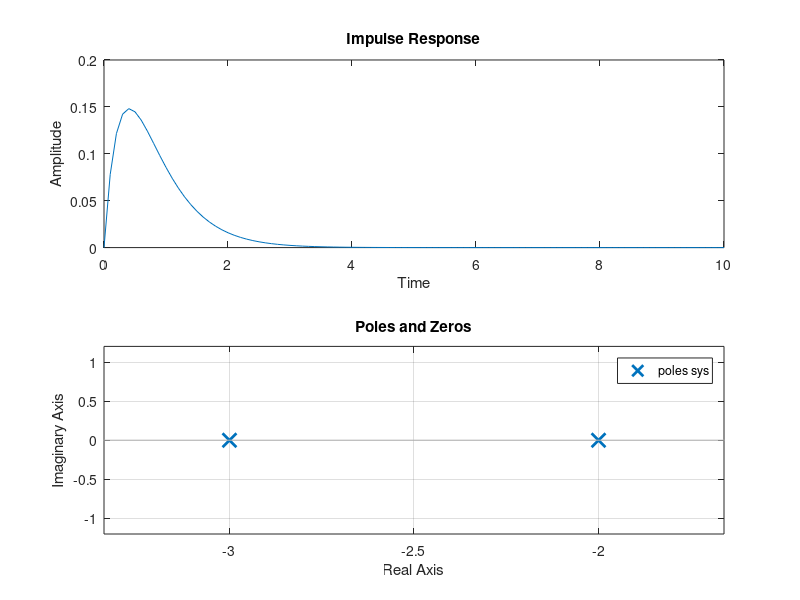

Source code (MATLAB):
% System transfer function
numerator = [1];
denominator = conv([1, 2], [1, 3]);
% Create a transfer function model
sys = tf(numerator, denominator);

t = 0:0.1:10;
impulse_response = impulse(sys, t);

% Partial fraction expansion
[p, q, r] = residue(numerator, denominator);

% Display the results
disp('Impulse Response:');
disp(impulse_response);

disp('Partial Fraction Expansion:');
disp('Poles (p):');
disp(p);
disp('Residues (q):');
disp(q);
disp('Direct Terms (r):');
disp(r);

% Plotting
figure;

% Plot impulse response
subplot(2, 1, 1);
plot(t, impulse_response);
title('Impulse Response');
xlabel('Time');
ylabel('Amplitude');

% Plot poles and zeros
subplot(2, 1, 2);
pzmap(sys);  % Use pzmap to plot poles and zeros
title('Poles and Zeros');
grid on;
